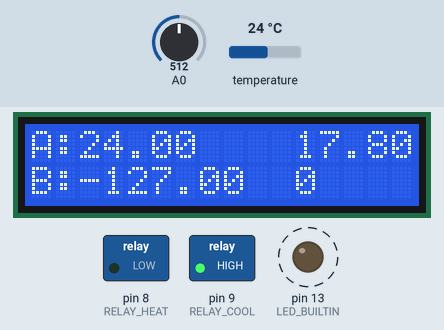
Recording of a sketch running on a simulated Arduino Uno, built with avr-gcc and run on an emulated ATmega328P. Shown: 16×2 character LCD, switched loads named in the sketch (green lamp = pin HIGH), output pins drawn as LEDs (lit = HIGH). Dashed ring = blinking. The inputs (shaded band) are chosen by the test bench; at power-on: temperature 24 °C, A0 = 512. What the sketch prints to the serial monitor is not drawn.

Above: at 1.5 s.
1.6 s: temperature set to 12 °C
At 3.46 s:
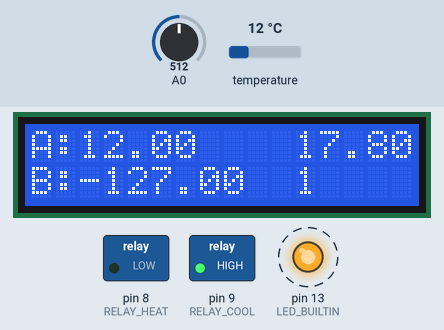
7.1 s: A0 set to 560
At 8.2 s:
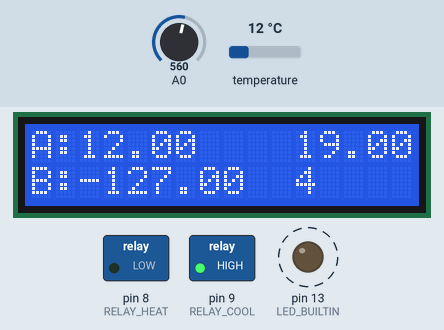
9.5 s: temperature set to 19 °C
At 11.6 s:
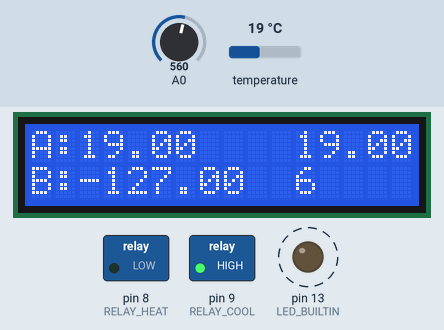
12.4 s: A0 set to 540
At 13.2 s:
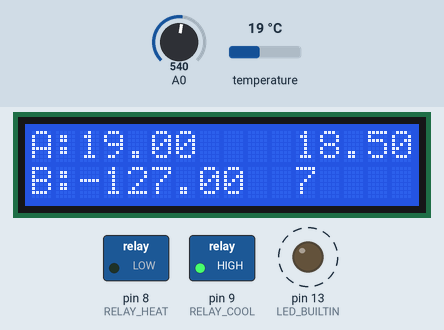
14.8 s: temperature set to 28 °C
At 16.4 s:
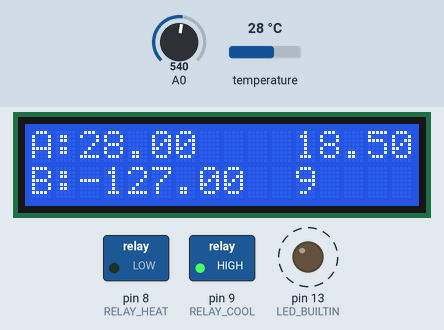
17.4 s: A0 set to 511
At 18.2 s:
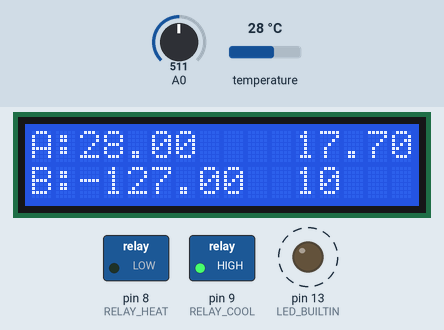
Timing chart, 0 to 20.8 s (numbered marks = the images above; inputs shaded):
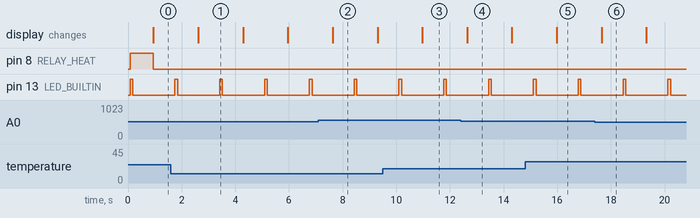

The sketch:

TempControl.ino
```cpp
/*
 Name:		TempControl.ino
 Created:	10/9/2019 8:26:03 PM
 Author:	Benjamin Odland Skare
*/

#include <OneWire.h>
#include <DallasTemperature.h>
constexpr auto ONE_WIRE_BUS = 2;
constexpr auto TEMP_AIR = 0;
constexpr auto TEMP_BARREL = 1;
OneWire oneWire(ONE_WIRE_BUS);
DallasTemperature sensors(&oneWire);


#include <LiquidCrystal.h>
#include <math.h>
LiquidCrystal lcd(12, 11, 5, 4, 3, 6);

constexpr auto RELAY_HEAT = 8;
constexpr auto RELAY_COOL = 9;
constexpr auto HEAT = 1;
constexpr auto COOL = 2;
constexpr auto REST = 0;
constexpr auto MARGIN = 1;
long timet = 0;

void setup(void)
{
	sensors.begin();
	Serial.begin(9600);
	lcd.begin(16, 2);

	pinMode(RELAY_COOL, OUTPUT);
	digitalWrite(RELAY_COOL, HIGH);
	pinMode(RELAY_HEAT, OUTPUT);
	digitalWrite(RELAY_HEAT, HIGH);
	pinMode(LED_BUILTIN, OUTPUT);
}

void loop(void)
{
	digitalWrite(LED_BUILTIN, HIGH);
	delay(100);
	digitalWrite(LED_BUILTIN, LOW);

	//lcd.clear();
	lcd.flush();
	sensors.requestTemperatures();
	float tempAir = sensors.getTempCByIndex(TEMP_AIR);
	lcd.setCursor(0, 0);
	lcd.print("A:");
	lcd.print(tempAir);

	Serial.print(tempAir);
	Serial.print("    -    ");

	float tempBarrel = sensors.getTempCByIndex(TEMP_BARREL);
	lcd.setCursor(0, 1);
	lcd.print("B:");
	lcd.print(tempBarrel);
	Serial.print(tempBarrel);
	Serial.print("  -   ");
	int potValue = analogRead(A0);
	float tempTarget = map(potValue, 0, 1000, 50, 300) / 10.0;
	lcd.setCursor(11, 0);
	lcd.print(tempTarget);
	Serial.print(tempTarget);
	Serial.print("  -   ");
	lcd.setCursor(11, 1);
	lcd.print(timet);
	Serial.println(timet);

	int mode = REST;

	if (tempBarrel > tempTarget + 0.75)    // startCooling
	{
		if (timet < 420)
		{
			tempControl(COOL);
			mode = COOL;
		}
		else tempControl(REST);

		timet++;
	}
	else if (tempBarrel < tempTarget - 0.75)    // startHeating
	{
		if (timet < 80)
		{
			tempControl(HEAT);
			mode = HEAT;
		}
		else tempControl(REST);

		timet++;
	}
	/*
	if (mode == HEAT && tempBarrel > tempTarget + 0.2)
	{


	}
	if (mode == COOL && tempBarrel < tempTarget - 0.2)
	{
		tempControl(REST);

	}*/
	if (abs(tempBarrel - tempTarget) < 0.3)
	{

		tempControl(REST);
		timet = 0;
	}

	if (digitalRead(RELAY_COOL) == HIGH && digitalRead(RELAY_HEAT) == HIGH)
	{
		tempControl(REST);
	}
	if (timet > 550)
	{
		timet = 0;
	}

	delay(800);
}


void tempControl(int mode) {
	if (mode == 1)
	{
		digitalWrite(RELAY_HEAT, LOW);
		digitalWrite(RELAY_COOL, HIGH);
	}
	else if (mode == 2)
	{
		digitalWrite(RELAY_HEAT, HIGH);
		digitalWrite(RELAY_COOL, LOW);
	}
	else
	{
		digitalWrite(RELAY_HEAT, HIGH);
		digitalWrite(RELAY_COOL, HIGH);

	}

}
```

Measured:
- after the input at 9.5 s, the display: changes after 1.5 s (image 3)
- after the input at 14.8 s, the display: changes after 1.2 s (image 5)
- by itself, pin 13 (LED_BUILTIN): alternates HIGH for 0.10 s and LOW for 1.6 s
- what the display in image 1 shows lasts 1.7 s, from 2.6 s to 4.3 s
